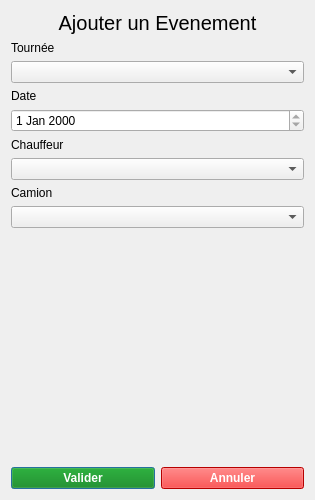
<?xml version="1.0" encoding="UTF-8"?>
<ui version="4.0">
 <class>AddEvent</class>
 <widget class="QDialog" name="AddEvent">
  <property name="geometry">
   <rect>
    <x>0</x>
    <y>0</y>
    <width>315</width>
    <height>500</height>
   </rect>
  </property>
  <property name="windowTitle">
   <string>Evenement</string>
  </property>
  <layout class="QVBoxLayout" name="verticalLayout">
   <item>
    <widget class="QLabel" name="label">
     <property name="font">
      <font>
       <pointsize>15</pointsize>
      </font>
     </property>
     <property name="text">
      <string>Ajouter un Evenement</string>
     </property>
     <property name="alignment">
      <set>Qt::AlignCenter</set>
     </property>
    </widget>
   </item>
   <item>
    <widget class="QLabel" name="label_2">
     <property name="text">
      <string>Tournée</string>
     </property>
    </widget>
   </item>
   <item>
    <widget class="QComboBox" name="tourCombo"/>
   </item>
   <item>
    <widget class="QLabel" name="label_3">
     <property name="text">
      <string>Date</string>
     </property>
    </widget>
   </item>
   <item>
    <widget class="QDateEdit" name="dateEdit">
     <property name="enabled">
      <bool>true</bool>
     </property>
     <property name="readOnly">
      <bool>true</bool>
     </property>
    </widget>
   </item>
   <item>
    <widget class="QLabel" name="label_4">
     <property name="text">
      <string>Chauffeur</string>
     </property>
    </widget>
   </item>
   <item>
    <widget class="QComboBox" name="driverCombo"/>
   </item>
   <item>
    <widget class="QLabel" name="label_5">
     <property name="text">
      <string>Camion</string>
     </property>
    </widget>
   </item>
   <item>
    <widget class="QComboBox" name="truckCombo"/>
   </item>
   <item>
    <spacer name="verticalSpacer">
     <property name="orientation">
      <enum>Qt::Vertical</enum>
     </property>
     <property name="sizeHint" stdset="0">
      <size>
       <width>20</width>
       <height>40</height>
      </size>
     </property>
    </spacer>
   </item>
   <item>
    <layout class="QHBoxLayout" name="horizontalLayout">
     <item>
      <widget class="QPushButton" name="validBtn">
       <property name="styleSheet">
        <string notr="true">QPushButton{
color : white;
font : bold;
background-color : Green;
}</string>
       </property>
       <property name="text">
        <string>Valider</string>
       </property>
      </widget>
     </item>
     <item>
      <widget class="QPushButton" name="cancelBtn">
       <property name="styleSheet">
        <string notr="true">QPushButton{
color : white;
font : bold;
background-color : Red;
}</string>
       </property>
       <property name="text">
        <string>Annuler</string>
       </property>
      </widget>
     </item>
    </layout>
   </item>
  </layout>
 </widget>
 <resources/>
 <connections/>
</ui>
